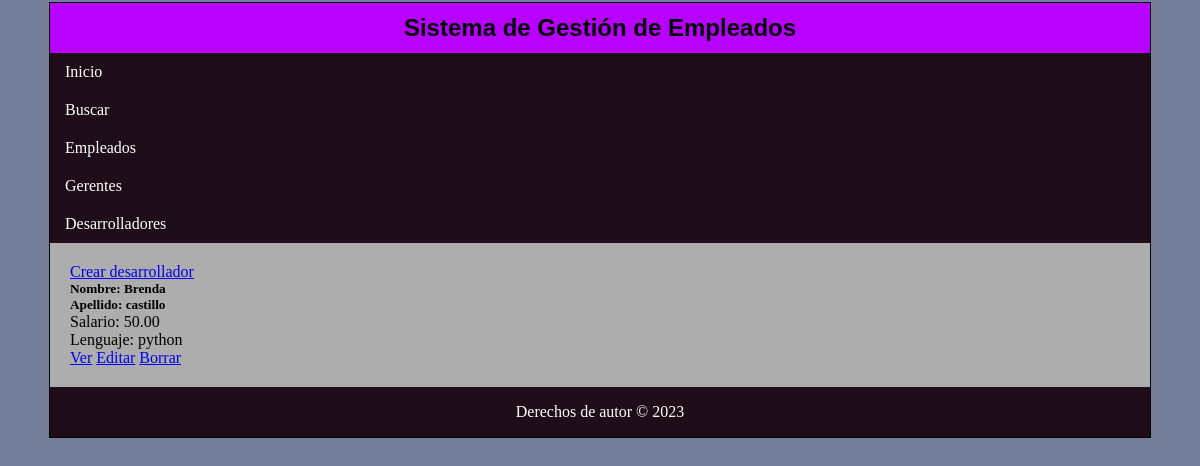
/empleados/desarrolladores/ (signed in), run on the app's committed database.
### empleados/models.py (models this page shows, shortened)
class Desarrollador(models.Model):
    nombre = models.CharField(max_length=100)
    apellido = models.CharField(max_length=100)
    salario = models.DecimalField(max_digits=8, decimal_places=2)
    lenguaje = models.CharField(max_length=100)

### empleados/views.py (the view)
# urls.py: path('desarrolladores/', views.ListadoDesarrolladores.as_view(), name='listado_desarrolladores'),
class ListadoDesarrolladores(ListView):
    model = Desarrollador
    template_name = 'desarrolladores/listar_desarrollador.html'

### empleados/templates/desarrolladores/listar_desarrollador.html
{% extends 'empleados/base.html' %}
{% load static %}
{% block main %}
<div>
    {% if perms.desarrollador.add_movie %}
        <a href="{% url 'crear_desarrollador' %}" class="m-2 btn btn-primary">Crear desarrollador</a>
    {% endif %}
</div>
{% if object_list %}
    <div class="row">
        {% for desarrollador in object_list %}
            <div class="card m-2" style="width: 18rem;">
                <div class="card-body">
                    <h5 class="card-title">Nombre: {{ desarrollador.nombre }} </h5>
                    <h5 class="card-title">Apellido: {{ desarrollador.apellido }}</h5>
                    <p class="card-text">Salario: {{ desarrollador.salario }}</p>
                    <p class="card-text">Lenguaje: {{ desarrollador.lenguaje }}</p>
                    <a href="{% url 'empleados:mostrar_desarrollador' desarrollador.id %}" class="btn btn-primary">Ver</a>
                    <a href="{% url 'empleados:editar_desarrollador' desarrollador.id %}" class="btn btn-primary">Editar</a>
                    <a href="{% url 'empleados:eliminar_desarrollador' desarrollador.id %}" class="btn btn-primary">Borrar</a>
                </div>
            </div>
        {% endfor %}
    </div>
{% else %}
    <div class="card" style="width: 18rem;">
        <div class="card-body">
            <p class="card-text">No se encontraron datos.</p>
        </div>
    </div>
{% endif %}
{% endblock main %}

### empleados/static/styles.css (style rules this page uses)
* { margin: 0px; padding: 0px; }
body { background: #757f9a; }

### data on the page
Desarrollador: nombre "Brenda", apellido "castillo", salario "50.00", lenguaje "python"
